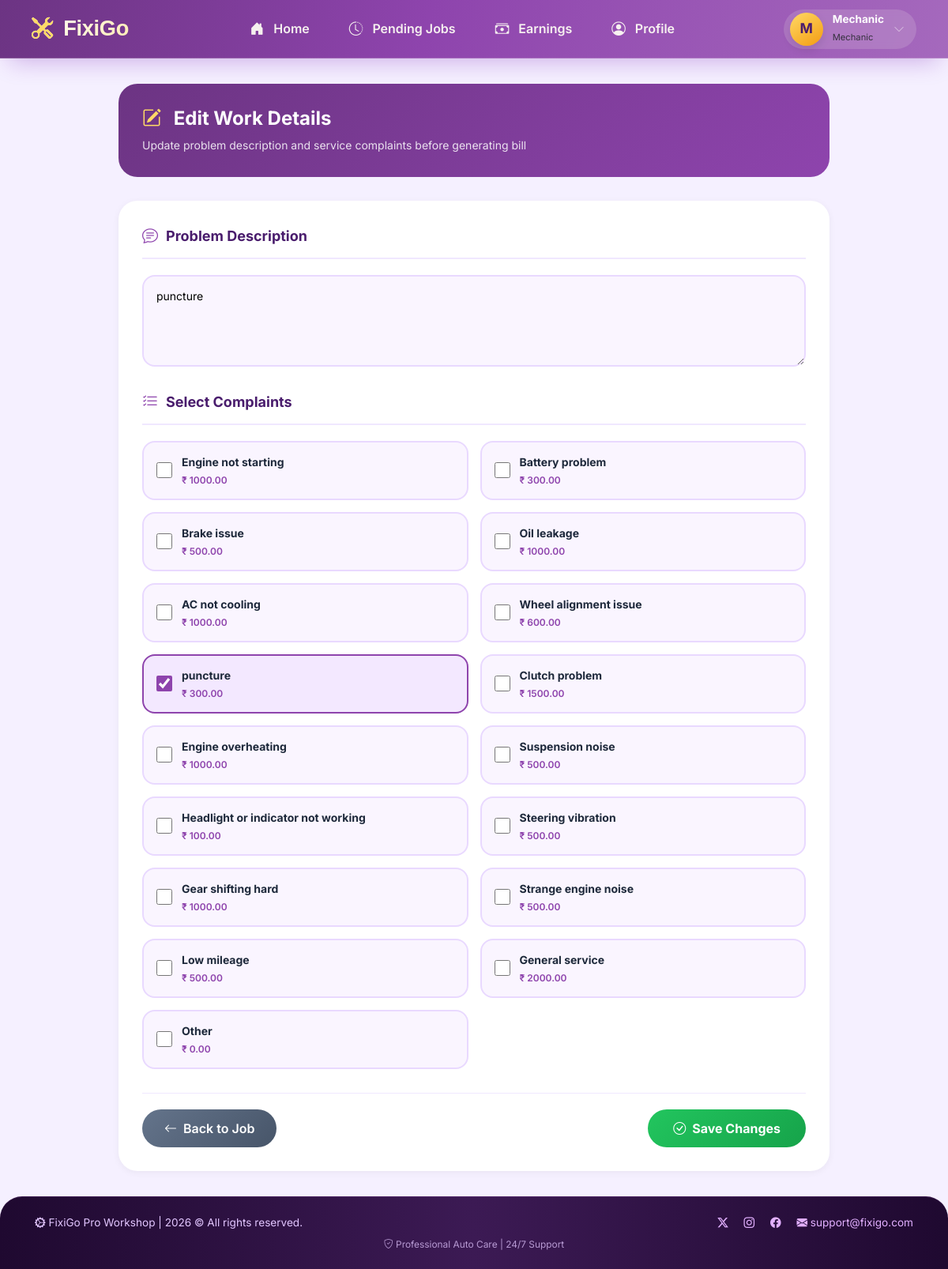
The page /service/edit-booking/74/ (signed in) on the database its author committed.
### services/models.py (models this page shows, shortened)
class ServiceBooking(models.Model):
    STATUS_CHOICES = [
        ("Pending", "pending"),
        ("Assigned", "assigned"),
        ("Accepted", "Accepted"),
        ("Rejected", "Rejected"),
        ("In_progress", "In progress"),
        ("Completed", "Completed"),
        ("Cancelled", "cancelled")
    ]
    customer = models.ForeignKey(Customer, on_delete=models.CASCADE)
    vehicle = models.ForeignKey(Vehicle, on_delete=models.CASCADE)
    city = models.ForeignKey(City, on_delete=models.CASCADE)
    complaints = models.ManyToManyField(Complaints)
    location = models.TextField()
    problem_description = models.TextField()
    status = models.CharField(max_length=200, choices=STATUS_CHOICES, default='Pending')
    created_at = models.DateTimeField(auto_now_add=True)
    mechanic = models.ForeignKey(Mechanic, on_delete=models.SET_NULL, blank=True, null=True)
    labour_charge = models.DecimalField(max_digits=10, decimal_places=2, blank=True, null=True)
    total_price = models.DecimalField(max_digits=10, decimal_places=2, blank=True, null=True)
    rejected_mechanics = models.ManyToManyField(Mechanic, blank=True, related_name="rejected_bookings")
    cancel_reason = models.TextField(blank=True, null=True)
    cancelled_by = models.CharField(max_length=20, blank=True, null=True)

class Complaints(models.Model):
    complaint_name = models.CharField(255)
    basic_service_price = models.DecimalField(max_digits=10, decimal_places=2)

### services/views.py (the view, shortened to what this page needs)
# urls.py: path('edit-booking/<int:id>/', views.edit_booking, name='edit_booking'),
def edit_booking(request, id):
    mechanic = check_mechanic_access(request)
    if mechanic is None:
        return redirect('login_mechanic')
    job = get_object_or_404(
        MechanicRequest,
        id=id,
        mechanic=mechanic,
        status__in=["Accepted", "In_progress"]
    )
    booking = job.booking
    complaints = Complaints.objects.all()
    return render(request, 'edit_booking.html', {
        'job': job,
        'booking': booking,
        'complaints': complaints
    })

### customer/context_processors.py (called while the page is built)
def fixigo_data(request):
    try:
        fixigo = Fixigo.objects.latest('id')
    except Fixigo.DoesNotExist:
        fixigo = None
    return {
        'fixigo': fixigo
    }

### mechanic/views.py (called while the page is built)
def check_mechanic_access(request):
    mechanic_id = request.session.get('mechanic_id')
    if not mechanic_id:
        return None
    try:
        mechanic = Mechanic.objects.get(id=mechanic_id)
        if mechanic.is_reject:
            return 'reject'
        if not mechanic.is_valid:
            return 'not_valid'
        return mechanic
    except Mechanic.DoesNotExist:
        return None

### services/templates/edit_booking.html (shortened to what this page needs)
{% extends 'base_mechanic.html' %}
{% load static %}
{% block content %}
<div class="edit-container">
    <div class="edit-header">
        <h2>
            <i class="bi bi-pencil-square"></i>
            Edit Work Details
        </h2>
        <p>Update problem description and service complaints before generating bill</p>
    </div>
    <div class="edit-card">
        <div class="form-section">
            <form method="POST">
                <div class="section-title">
                    <i class="bi bi-chat-text"></i>
                    Problem Description
                </div>
                <textarea name="problem_description"
                          class="problem-textarea"
                          rows="4"
                          placeholder="Describe the vehicle issue clearly...">{{ booking.problem_description }}</textarea>
                <div class="section-title mt-4">
                    <i class="bi bi-list-check"></i>
                    Select Complaints
                </div>
                <div class="complaints-grid">
                    {% for c in complaints %}
                    <label class="complaint-card {% if c in booking.complaints.all %}selected{% endif %}">
                        <input type="checkbox"
                               name="complaints"
                               value="{{ c.id }}"
                               class="complaint-checkbox"
                               {% if c in booking.complaints.all %}checked{% endif %}>
                        <div class="complaint-info">
                            <div class="complaint-name">{{ c.complaint_name }}</div>
                            <div class="complaint-price">₹ {{ c.basic_service_price }}</div>
                        </div>
                    </label>
                    {% endfor %}
                </div>
                <div class="button-group">
                    <a href="{% url 'pending_job' job.id %}" class="btn-back-edit">
                        <i class="bi bi-arrow-left"></i>
                        Back to Job
                    </a>
                    <button type="submit" class="btn-save-edit">
                        <i class="bi bi-check-circle"></i>
                        Save Changes
                    </button>
                </div>
            </form>
        </div>
    </div>
</div>
{% endblock %}

### mechanic/templates/base_mechanic.html (style rules this page uses)
* { margin: 0; padding: 0; box-sizing: border-box; }
body { font-family: 'Inter', sans-serif; background: #f5f0ff; min-height: 100vh; display: flex; flex-direction: column; }

### services/templates/edit_booking.html (style rules this page uses)
.edit-container { max-width: 900px; margin: 0 auto; }
.edit-header { background: linear-gradient(135deg, #6c3483, #8e44ad); border-radius: 24px; padding: 30px; margin-bottom: 30px; }
.edit-header h2 { color: white; font-weight: 700; margin: 0; font-size: 24px; }
.edit-header h2 i { margin-right: 10px; color: #ffd966; }
.edit-header p { color: rgba(255,255,255,0.85); margin: 8px 0 0; font-size: 14px; }
.edit-card { background: white; border-radius: 24px; overflow: hidden; box-shadow: 0 2px 10px rgba(0,0,0,0.05); }
.form-section { padding: 30px; }
.section-title { font-size: 18px; font-weight: 700; color: #4a1d6d; margin-bottom: 20px; padding-bottom: 12px; border-bottom: 2px solid #f0e8ff; display: flex; align-items: center; gap: 10px; }
.section-title i { color: #8e44ad; font-size: 20px; }
.problem-textarea { width: 100%; padding: 14px 16px; border: 2px solid #e9d9ff; border-radius: 16px; font-size: 14px; transition: all 0.2s ease; background: #faf5ff; resize: vertical; }
.complaints-grid { display: grid; grid-template-columns: repeat(2, 1fr); gap: 15px; }
.complaint-card { background: #faf5ff; border: 2px solid #e9d9ff; border-radius: 16px; padding: 14px 16px; cursor: pointer; transition: all 0.2s ease; display: flex; align-items: center; gap: 12px; }
.complaint-card.selected { border-color: #8e44ad; background: #f3e8ff; }
.complaint-checkbox { width: 20px; height: 20px; accent-color: #8e44ad; cursor: pointer; }
.complaint-info { flex: 1; }
.complaint-name { font-weight: 700; color: #1e293b; font-size: 14px; margin-bottom: 4px; }
.complaint-price { font-size: 12px; color: #8e44ad; font-weight: 600; }
.button-group { display: flex; justify-content: space-between; gap: 15px; margin-top: 30px; padding-top: 20px; border-top: 1px solid #f0e8ff; }
.btn-back-edit { background: linear-gradient(135deg, #64748b, #475569); border: none; border-radius: 50px; padding: 12px 28px; color: white; font-weight: 600; text-decoration: none; display: inline-flex; align-items: center; gap: 8px; transition: all 0.2s ease; }
.btn-save-edit { background: linear-gradient(135deg, #22c55e, #16a34a); border: none; border-radius: 50px; padding: 12px 32px; color: white; font-weight: 700; display: inline-flex; align-items: center; gap: 8px; transition: all 0.2s ease; }

### rows shown on the page
ServiceBooking: problem_description "puncture"
Complaints: complaint_name "Engine not starting", basic_service_price "1000.00"
Complaints: complaint_name "Battery problem", basic_service_price "300.00"
Complaints: complaint_name "Brake issue", basic_service_price "500.00"
Complaints: complaint_name "Oil leakage", basic_service_price "1000.00"
Complaints: complaint_name "AC not cooling", basic_service_price "1000.00"
Complaints: complaint_name "Wheel alignment issue", basic_service_price "600.00"
Complaints: complaints "☑", complaint_name "puncture", basic_service_price "300.00"
Complaints: complaint_name "Clutch problem", basic_service_price "1500.00"
Complaints: complaint_name "Engine overheating", basic_service_price "1000.00"
Complaints: complaint_name "Suspension noise", basic_service_price "500.00"
Complaints: complaint_name "Headlight or indicator not working", basic_service_price "100.00"
Complaints: complaint_name "Steering vibration", basic_service_price "500.00"
Complaints: complaint_name "Gear shifting hard", basic_service_price "1000.00"
Complaints: complaint_name "Strange engine noise", basic_service_price "500.00"
Complaints: complaint_name "Low mileage", basic_service_price "500.00"
Complaints: complaint_name "General service", basic_service_price "2000.00"
Complaints: complaint_name "Other", basic_service_price "0.00"

### other values the page prints
{{ mechanic.name|slice:":1"|upper|default:"M" }} "M"
{{ mechanic.name|default:"Mechanic" }} "Mechanic"
